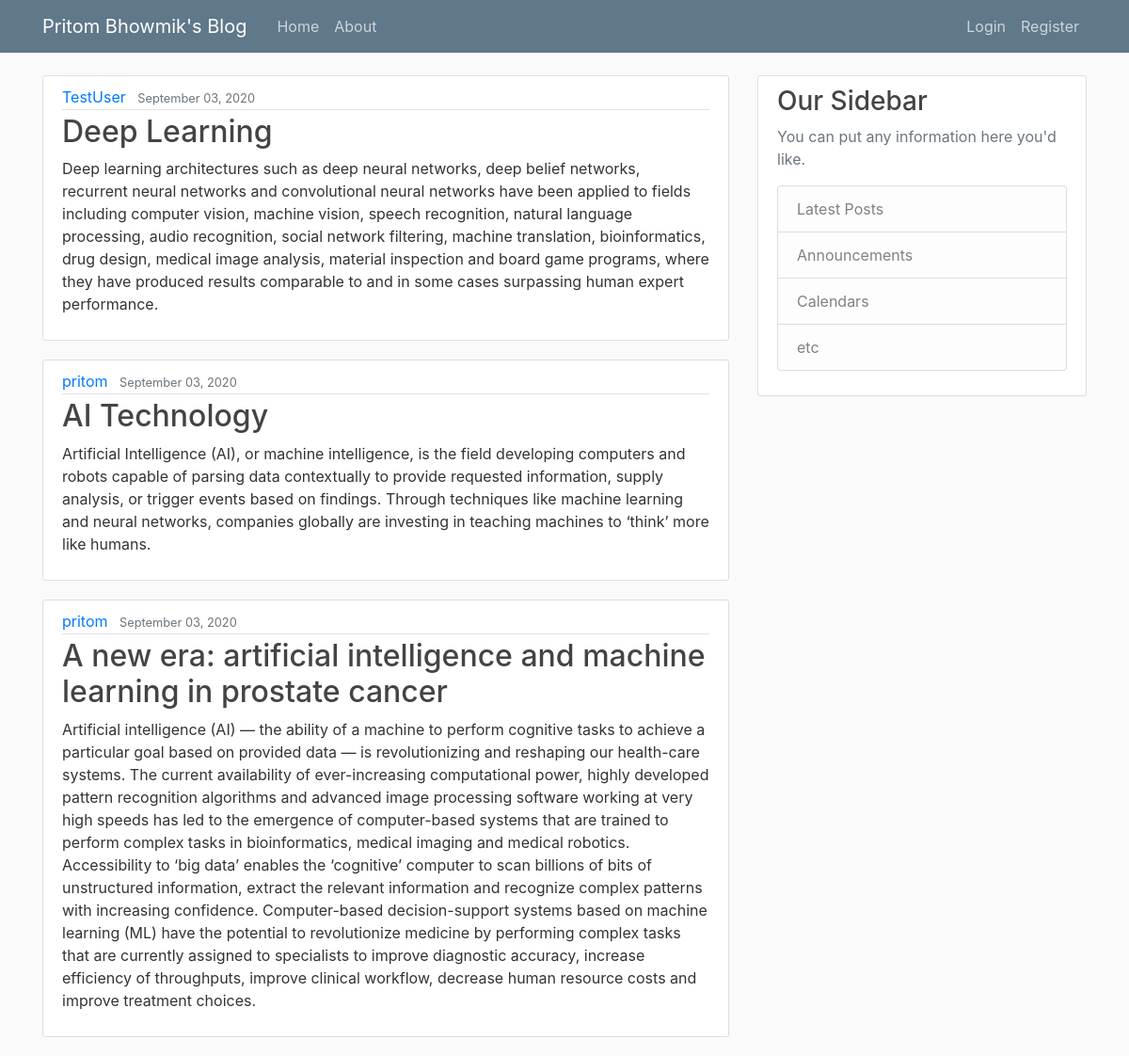
The app's page /, older data.
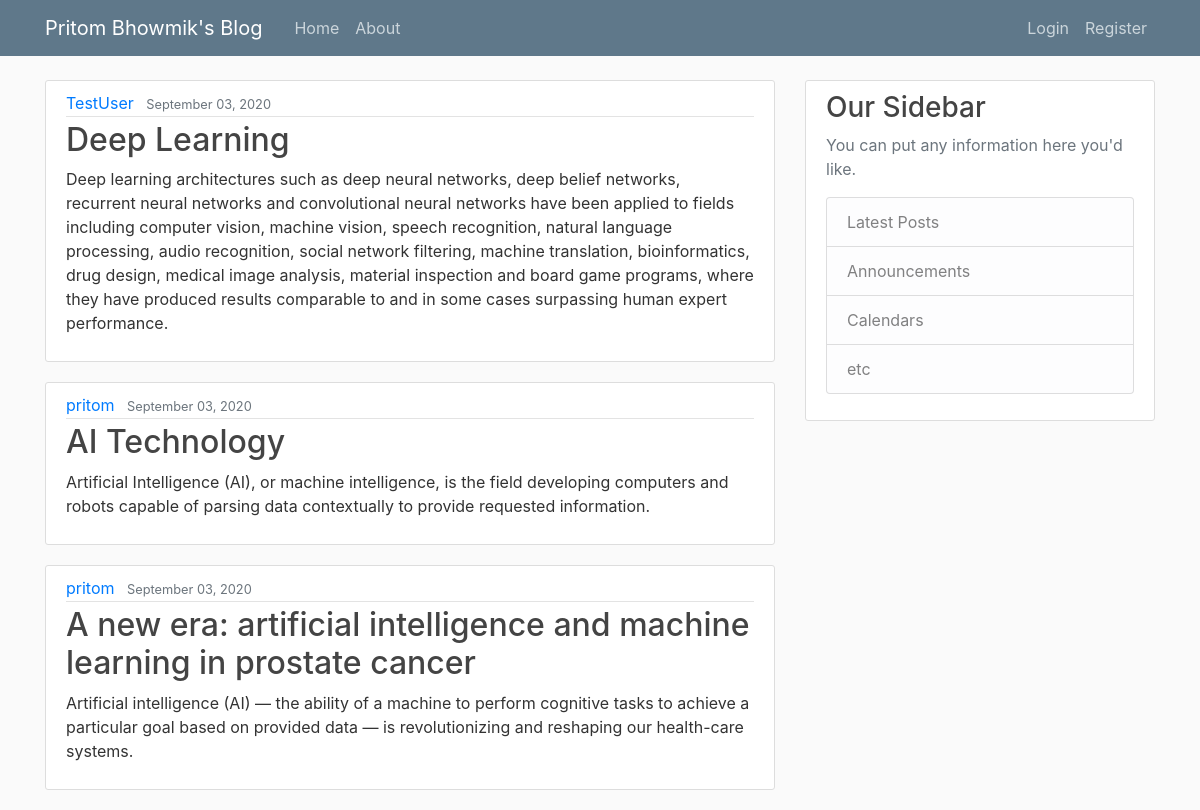
The same page, newer data.
### blog/models.py (models this page shows, shortened)
class Post(models.Model):
    title = models.CharField(max_length=100)
    content = models.TextField()
    date_posted = models.DateTimeField(default=timezone.now)
    author = models.ForeignKey(User, on_delete=models.CASCADE)

### blog/views.py (the view)
# urls.py: path('', views.home, name='blog-home'),
def home(request):
    context = {
        'posts': Post.objects.all()
    }
    return render(request, 'blog/home.html', context)

### blog/templates/blog/home.html
{% extends "blog/base.html" %} {% block content %} {% for post in posts %}
<article class="media content-section">
  <div class="media-body">
    <div class="article-metadata">
      <a class="mr-2" href="#">{{ post.author }}</a>
      <small class="text-muted">{{ post.date_posted |date:"F d, Y" }}</small>
    </div>
    <h2><a class="article-title" href="#">{{ post.title }}</a></h2>
    <p class="article-content">{{ post.content }}</p>
  </div>
</article>
{% endfor %} {% endblock content %}

### blog/templates/blog/base.html (shortened to what this page needs)
{% load static %}
<!DOCTYPE html>
<html lang="en">
  <head>
    <link rel="stylesheet" href="https://stackpath.bootstrapcdn.com/bootstrap/4.5.2/css/bootstrap.min.css">
    <link rel="stylesheet" type="text/css" href="{% static 'blog/main.css' %}">
  </head>
  <body>
    <header class="site-header">
        <nav class="navbar navbar-expand-md navbar-dark bg-steel fixed-top">
          <div class="container">
            <a class="navbar-brand mr-4" href="{% url 'blog-home' %}">Pritom Bhowmik's Blog</a>
            <div class="collapse navbar-collapse" id="navbarToggle">
              <div class="navbar-nav mr-auto">
                <a class="nav-item nav-link" href="{% url 'blog-home' %}">Home</a>
                <a class="nav-item nav-link" href="{% url 'blog-about' %}">About</a>
              </div>
              <div class="navbar-nav">
                <a class="nav-item nav-link" href="#">Login</a>
                <a class="nav-item nav-link" href="#">Register</a>
              </div>
            </div>
          </div>
        </nav>
      </header>
      <main role="main" class="container">
        <div class="row">
          <div class="col-md-8">
            {% block content %}{% endblock %}
          </div>
          <div class="col-md-4">
            <div class="content-section">
              <h3>Our Sidebar</h3>
              <p class='text-muted'>You can put any information here you'd like.
                <ul class="list-group">
                  <li class="list-group-item list-group-item-light">Latest Posts</li>
                  <li class="list-group-item list-group-item-light">Announcements</li>
                  <li class="list-group-item list-group-item-light">Calendars</li>
                  <li class="list-group-item list-group-item-light">etc</li>
                </ul>
              </p>
            </div>
          </div>
        </div>
      </main>
  </body>
</html>

### blog/static/blog/main.css (style rules this page uses)
body { background: #fafafa; color: #333333; margin-top: 5rem; }
h1, h2, h3, h4, h5, h6 { color: #444444; }
ul { margin: 0; }
.bg-steel { background-color: #5f788a; }
.site-header .navbar-nav .nav-link { color: #cbd5db; }
.content-section { background: #ffffff; padding: 10px 20px; border: 1px solid #dddddd; border-radius: 3px; margin-bottom: 20px; }
.article-title { color: #444444; }
.article-content { white-space: pre-line; }
.article-metadata { padding-bottom: 1px; margin-bottom: 4px; border-bottom: 1px solid #e3e3e3; }

Row changes from the older to the newer data that the page shows:
changed Post "AI Technology": content "…contextually to provide requested information, supply analysis, or trigger events based on findings. Through techniques like machine learning and neural networks, companies globally are investing in teaching machines to ‘think’ more like humans." → "…contextually to provide requested information."
changed Post "A new era: artificial intelligence and machine learning in prostate cancer": content "…reshaping our health-care systems. The current availability of ever-increasing computational power, highly developed pattern recognition algorithms and advanced image processing software working at very high speeds has led to the emergence of computer-based systems that are trained to perform complex tasks in bioinformatics, medical imaging and medical robotics. Accessibility to ‘big data’ enables the ‘cognitive’ computer to scan billions of bits of unstructured information, extract the relevant information and recognize complex patterns with increasing confidence. Computer-based decision-support systems based on machine learning (ML) have the potential to revolutionize medicine by…" → "…reshaping our health-care systems."
